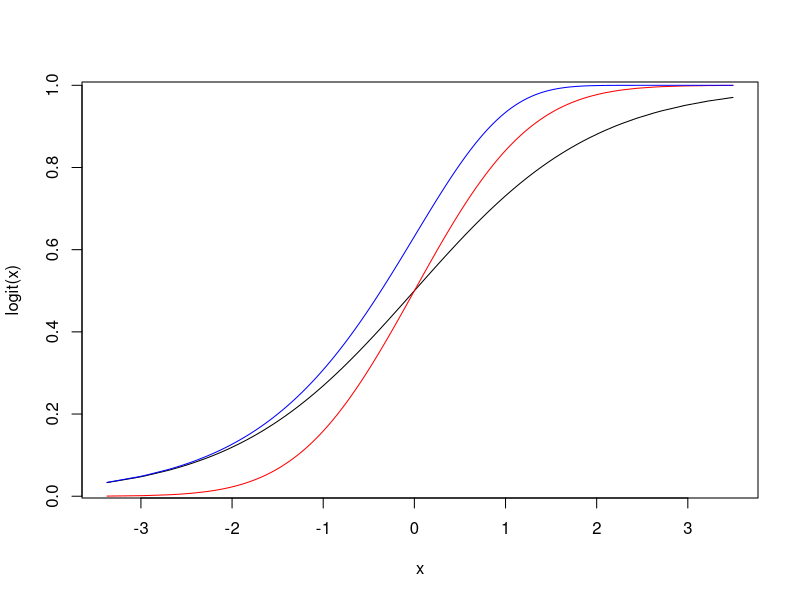
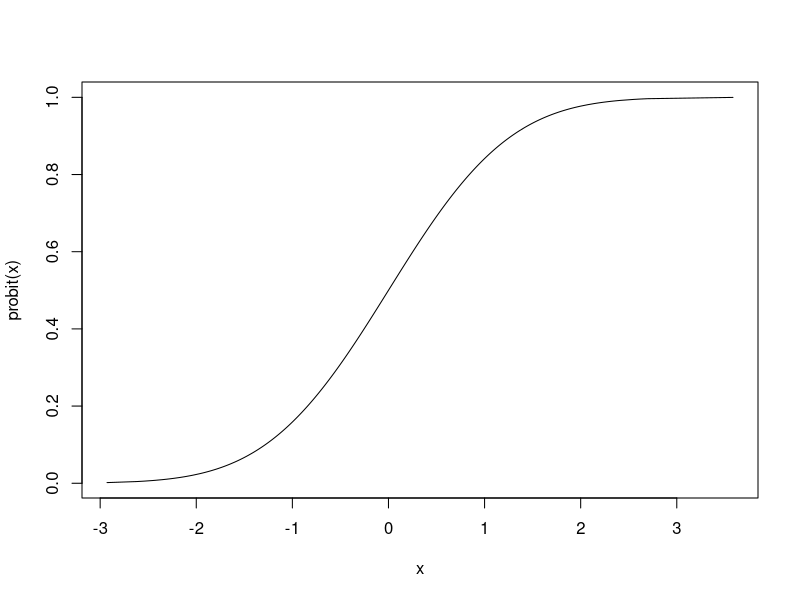
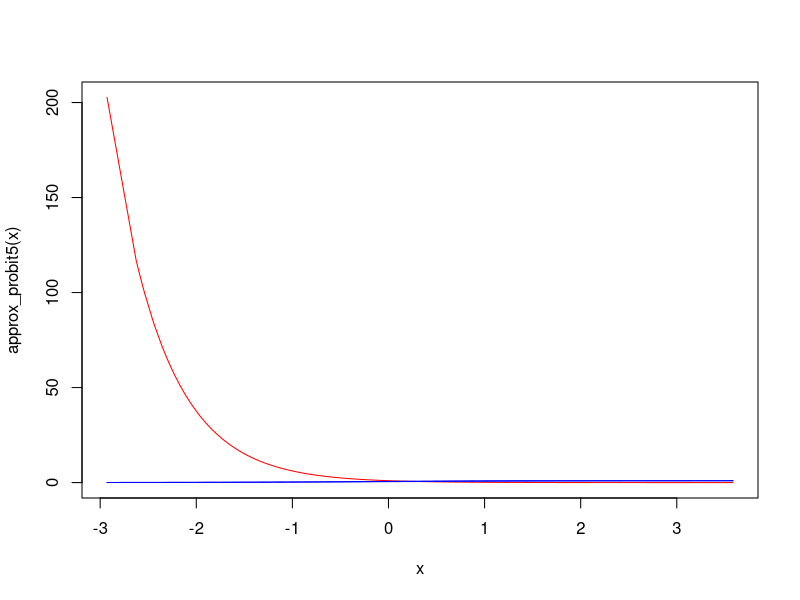

These charts were generated, in order, by the following R code:
set.seed(42)
logit = function(x)
  1 / (1 + exp(-x))
cloglog = function(x)
  1-exp(-exp(x))
probit = function(x)
  pnorm(x)
x <- sort(rnorm(1000))
plot(logit(x) ~ x, type='l', col='black')
lines(probit(x) ~ x, type='l', col='red')
lines(cloglog(x) ~ x, type='l', col='blue')


# http://m-hikari.com/ams/ams-2014/ams-85-88-2014/epureAMS85-88-2014.pdf
approx_probit1 = function(x)
  2^(-22^(1-41^(x/10)))

# http://www.jiem.org/index.php/jiem/article/viewFile/60/27
approx_probit2 = function(x)
  1/(1+exp(-(0.07056*x^3+1.5976*x)))

# http://www.hrpub.org/download/20140305/MS7-13401470.pdf
approx_probit3 = function(x){
  a = 0.147
  term1 = (x^2)/2
  term2 = 4/pi + a*term1
  term3 = 1 + a*term1
  out = -term1 * term2 / term3
  out = 1 - exp(out)
  out = out ^ 0.5
  out = (1+out)/2
  return(out)
}
approx_probit4 = function(x){
  out = 0.5 + 0.5 * sqrt(1 - exp(-sqrt(pi/8* x^2)))
  return(out)
}
approx_probit5 = function(x){
  out = 1 + exp(-pi*x/sqrt(3))-1
  return(out)
}

x <- sort(rnorm(1000))
plot(probit(x) ~ x, type='l', col='black')
plot(approx_probit5(x) ~ x, type='l', col='red')

max(abs(probit(x)-approx_probit1(x)))
max(abs(probit(x)-approx_probit2(x)))
max(abs(probit(x)-approx_probit5(x)))



lines(logit(x) ~ x, col='blue')
lines(cloglog(x) ~ x, col='blue')